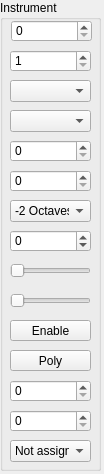
<?xml version="1.0" encoding="UTF-8"?>
<ui version="4.0">
 <class>QInstrument</class>
 <widget class="QWidget" name="QInstrument">
  <property name="geometry">
   <rect>
    <x>0</x>
    <y>0</y>
    <width>104</width>
    <height>474</height>
   </rect>
  </property>
  <property name="windowTitle">
   <string>Form</string>
  </property>
  <widget class="QGroupBox" name="grpBox_instru">
   <property name="geometry">
    <rect>
     <x>0</x>
     <y>0</y>
     <width>101</width>
     <height>471</height>
    </rect>
   </property>
   <property name="title">
    <string>Instrument</string>
   </property>
   <widget class="QSpinBox" name="spnBox_notes">
    <property name="geometry">
     <rect>
      <x>11</x>
      <y>20</y>
      <width>81</width>
      <height>22</height>
     </rect>
    </property>
    <property name="maximum">
     <number>8</number>
    </property>
   </widget>
   <widget class="QSpinBox" name="spnBox_chan">
    <property name="geometry">
     <rect>
      <x>10</x>
      <y>50</y>
      <width>81</width>
      <height>22</height>
     </rect>
    </property>
    <property name="minimum">
     <number>1</number>
    </property>
    <property name="maximum">
     <number>16</number>
    </property>
   </widget>
   <widget class="QSpinBox" name="spnBox_bank">
    <property name="geometry">
     <rect>
      <x>10</x>
      <y>140</y>
      <width>81</width>
      <height>22</height>
     </rect>
    </property>
    <property name="maximum">
     <number>6</number>
    </property>
   </widget>
   <widget class="QSpinBox" name="spnBox_voice">
    <property name="geometry">
     <rect>
      <x>10</x>
      <y>170</y>
      <width>81</width>
      <height>22</height>
     </rect>
    </property>
    <property name="maximum">
     <number>47</number>
    </property>
   </widget>
   <widget class="QComboBox" name="cmbBox_trans">
    <property name="geometry">
     <rect>
      <x>10</x>
      <y>200</y>
      <width>81</width>
      <height>22</height>
     </rect>
    </property>
    <item>
     <property name="text">
      <string>-2 Octaves</string>
     </property>
    </item>
    <item>
     <property name="text">
      <string>-1 Octave</string>
     </property>
    </item>
    <item>
     <property name="text">
      <string>0 Octave</string>
     </property>
    </item>
    <item>
     <property name="text">
      <string>1 Octaves</string>
     </property>
    </item>
    <item>
     <property name="text">
      <string>2 Octaves</string>
     </property>
    </item>
   </widget>
   <widget class="QSpinBox" name="spnBox_detune">
    <property name="geometry">
     <rect>
      <x>10</x>
      <y>230</y>
      <width>81</width>
      <height>22</height>
     </rect>
    </property>
    <property name="minimum">
     <number>-64</number>
    </property>
    <property name="maximum">
     <number>63</number>
    </property>
   </widget>
   <widget class="QSlider" name="hzSlider_volume">
    <property name="geometry">
     <rect>
      <x>10</x>
      <y>260</y>
      <width>81</width>
      <height>21</height>
     </rect>
    </property>
    <property name="maximum">
     <number>127</number>
    </property>
    <property name="orientation">
     <enum>Qt::Horizontal</enum>
    </property>
   </widget>
   <widget class="QSlider" name="hzSlider_pan">
    <property name="geometry">
     <rect>
      <x>10</x>
      <y>290</y>
      <width>81</width>
      <height>21</height>
     </rect>
    </property>
    <property name="maximum">
     <number>127</number>
    </property>
    <property name="orientation">
     <enum>Qt::Horizontal</enum>
    </property>
   </widget>
   <widget class="QPushButton" name="pshBut_LFO">
    <property name="geometry">
     <rect>
      <x>10</x>
      <y>320</y>
      <width>81</width>
      <height>21</height>
     </rect>
    </property>
    <property name="text">
     <string>Enable</string>
    </property>
    <property name="checkable">
     <bool>true</bool>
    </property>
   </widget>
   <widget class="QPushButton" name="pshBut_poly">
    <property name="geometry">
     <rect>
      <x>10</x>
      <y>350</y>
      <width>81</width>
      <height>21</height>
     </rect>
    </property>
    <property name="text">
     <string>Poly</string>
    </property>
    <property name="checkable">
     <bool>true</bool>
    </property>
   </widget>
   <widget class="QSpinBox" name="spnBox_porta">
    <property name="geometry">
     <rect>
      <x>10</x>
      <y>380</y>
      <width>81</width>
      <height>22</height>
     </rect>
    </property>
    <property name="maximum">
     <number>127</number>
    </property>
   </widget>
   <widget class="QSpinBox" name="spnBox_pitch">
    <property name="geometry">
     <rect>
      <x>10</x>
      <y>410</y>
      <width>81</width>
      <height>22</height>
     </rect>
    </property>
    <property name="maximum">
     <number>12</number>
    </property>
   </widget>
   <widget class="QComboBox" name="cmbBox_pmdctl">
    <property name="geometry">
     <rect>
      <x>10</x>
      <y>440</y>
      <width>81</width>
      <height>22</height>
     </rect>
    </property>
    <item>
     <property name="text">
      <string>Not assigned</string>
     </property>
    </item>
    <item>
     <property name="text">
      <string>After touch</string>
     </property>
    </item>
    <item>
     <property name="text">
      <string>Mod. wheel</string>
     </property>
    </item>
    <item>
     <property name="text">
      <string>Breath ctl.</string>
     </property>
    </item>
    <item>
     <property name="text">
      <string>Foot ctl.</string>
     </property>
    </item>
   </widget>
   <widget class="QComboBox" name="cmbBox_upper">
    <property name="geometry">
     <rect>
      <x>10</x>
      <y>80</y>
      <width>81</width>
      <height>22</height>
     </rect>
    </property>
   </widget>
   <widget class="QComboBox" name="cmbBox_lower">
    <property name="geometry">
     <rect>
      <x>10</x>
      <y>110</y>
      <width>81</width>
      <height>22</height>
     </rect>
    </property>
   </widget>
  </widget>
 </widget>
 <resources/>
 <connections/>
</ui>
